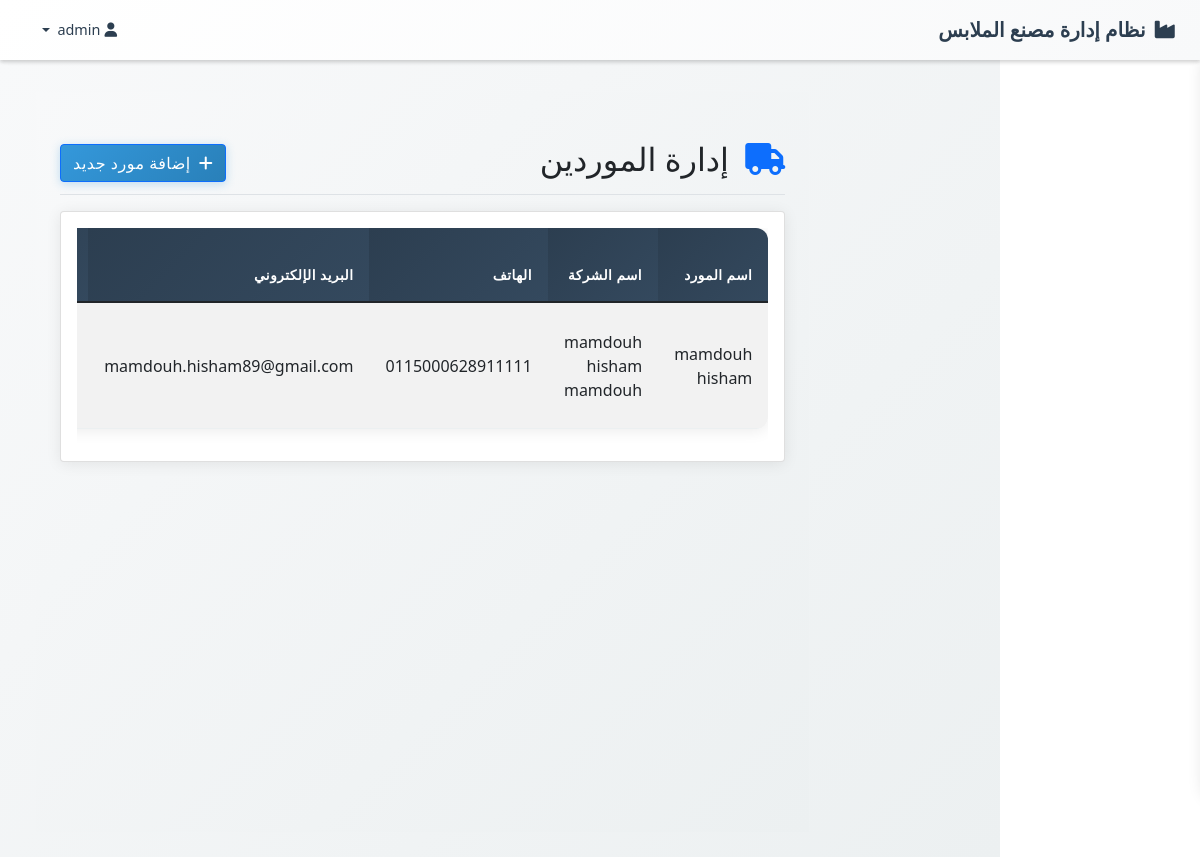
Page /hr/suppliers.php (signed in) on the committed database.
### tables this page shows
CREATE TABLE `suppliers`  (
  `id` int(11) NOT NULL AUTO_INCREMENT,
  `name` varchar(100) NOT NULL,
  `company_name` varchar(100) NULL DEFAULT NULL,
  `phone` varchar(20) NULL DEFAULT NULL,
  `email` varchar(100) NULL DEFAULT NULL,
  `address` text NULL,
  `current_balance` decimal(12, 2) NOT NULL DEFAULT 0.00,
  `is_active` tinyint(1) NULL DEFAULT 1,
  `created_at` timestamp NOT NULL DEFAULT CURRENT_TIMESTAMP,
  PRIMARY KEY (`id`) USING BTREE
);

### hr/suppliers.php (the view, shortened to what this page needs)
<?php
require_once '../config/config.php';
$stmt = $pdo->query("SELECT * FROM suppliers ORDER BY name ASC");
$suppliers = $stmt->fetchAll();
include '../includes/header.php';
?>
<!DOCTYPE html>
<html lang="ar" dir="rtl">
<head>
    <link href="https://cdn.jsdelivr.net/npm/bootstrap@5.1.3/dist/css/bootstrap.rtl.min.css" rel="stylesheet">
    <link href="https://cdnjs.cloudflare.com/ajax/libs/font-awesome/6.0.0/css/all.min.css" rel="stylesheet">
    <link href="<?= BASE_URL ?>/../assets/css/style.css" rel="stylesheet">
</head>
<body>
    <!DOCTYPE html>
<html lang="ar" dir="rtl">
<head>
    <link href="https://cdn.jsdelivr.net/npm/bootstrap@5.1.3/dist/css/bootstrap.rtl.min.css" rel="stylesheet">
    <link href="https://cdnjs.cloudflare.com/ajax/libs/font-awesome/6.0.0/css/all.min.css" rel="stylesheet">
    <link href="<?= BASE_URL ?>/../assets/css/style.css" rel="stylesheet">
</head>
<body>
    <?php include '../includes/navbar.php'; ?>
    <div class="container-fluid">
    <div class="row">
        <main class="col-md-9 ms-sm-auto col-lg-10 px-md-4 main-content">
            <div class="d-flex justify-content-between flex-wrap flex-md-nowrap align-items-center pt-3 pb-2 mb-3 border-bottom">
                <h1 class="h2">
                    <i class="fas fa-truck text-primary me-2"></i>
                    إدارة الموردين
                </h1>
                <button type="button" class="btn btn-primary" data-bs-toggle="modal" data-bs-target="#addSupplierModal">
                    <i class="fas fa-plus me-2"></i>إضافة مورد جديد
                </button>
            </div>
            <div class="card">
                <div class="card-body">
                    <div class="table-responsive">
                        <table class="table table-striped">
                            <thead>
                                <tr>
                                    <th>اسم المورد</th>
                                    <th>اسم الشركة</th>
                                    <th>الهاتف</th>
                                    <th>البريد الإلكتروني</th>
                                    <th>الرصيد الحالي</th>
                                </tr>
                            </thead>
                            <tbody>
                                <?php foreach ($suppliers as $supplier): ?>
                                    <tr>
                                        <td><?= htmlspecialchars($supplier['name']) ?></td>
                                        <td><?= htmlspecialchars($supplier['company_name']) ?></td>
                                        <td><?= htmlspecialchars($supplier['phone']) ?></td>
                                        <td><?= htmlspecialchars($supplier['email']) ?></td>
                                        <td><?= number_format($supplier['current_balance'], 2) ?> ج.م</td>
                                    </tr>
                                <?php endforeach; ?>
                            </tbody>
                        </table>
                    </div>
                </div>
            </div>
        </main>
    </div>
</div>
<?php include '../includes/footer.php'; ?>
</body>
</html>
</body>
</html>

### assets/css/style.css (style rules this page uses)
* { box-sizing: border-box; }
body { margin: 0; padding: 0; font-family: 'Segoe UI', Tahoma, Geneva, Verdana, sans-serif; background-color: #f8f9fa; padding-top: 60px; }
.main-content { margin-right: 0; padding: 25px; min-height: calc(100vh - 60px); transition: margin-right 0.4s cubic-bezier(0.25, 0.46, 0.45, 0.94); background: linear-gradient(135deg, #f8f9fa 0%, #ecf0f1 100%); }
.table { background: #ffffff; border-radius: 12px; overflow: hidden; box-shadow: 0 2px 15px rgba(0, 0, 0, 0.08); }
.table thead th { background: linear-gradient(135deg, #2c3e50, #34495e); color: #ffffff; border: none; font-weight: 600; text-transform: uppercase; letter-spacing: 0.5px; font-size: 0.85rem; padding: 1rem; }
.table tbody td { padding: 1rem; border-color: #ecf0f1; vertical-align: middle; }
.card { border: none; border-radius: 12px; box-shadow: 0 2px 15px rgba(0, 0, 0, 0.08); transition: all 0.3s ease; margin-bottom: 20px; background: #ffffff; }
.btn { border-radius: 8px; font-weight: 500; padding: 0.5rem 1.5rem; transition: all 0.3s ease; border: none; }
.main-content { background: linear-gradient(135deg, #f8f9fa 0%, #ecf0f1 100%); min-height: calc(100vh - 60px); padding-top: 2rem; }
.table tbody tr { transition: all 0.3s ease; }
.btn { border-radius: 8px; font-weight: 500; padding: 0.5rem 1.5rem; transition: all 0.3s ease; border: none; text-transform: uppercase; letter-spacing: 0.5px; font-size: 0.85rem; }
.btn-primary { background: linear-gradient(135deg, #3498db, #2980b9); box-shadow: 0 2px 10px rgba(52, 152, 219, 0.3); }

### rows in the picture
suppliers: name "mamdouh hisham", company_name "mamdouh hisham mamdouh", phone "0115000628911111", email "mamdouh.hisham89@gmail.com"

### other values in the picture
SYSTEM_NAME "نظام إدارة مصنع الملابس"
